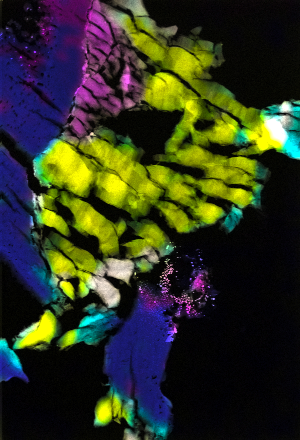
#> input picture SimpleEDSAutoencoder_Scaling_5-Hidden_3-Epochs_2000/HAADF_LatentImageRotated.tif, 300 x 440 px; its folder holds only this picture in this run
$ python MakeLRGB.py HAADF_LatentImageRotated.tif HAADF_LatentImageRotated.tif
#> lines starting #> are read from the running program, lines starting #| are printed output that depends on the picture
# Created 2015, Zack Gainsforth
import matplotlib.pyplot as plt
import numpy as np
from skimage import filters
from skimage.transform import resize
import os, sys
import warnings
with warnings.catch_warnings():
    warnings.simplefilter("ignore")
    import tifffile as tif
    # Yeah, that's stupid huh?  tifffile always returns warnings so ignore them.
import argparse

# This function combines the RGB and the luminance images to make the LRGB.
def CombineImages(lum, rgb, smooth=0, decontrasting_ratio=2):
    # Make an output image.
#> called with smooth = 1, decontrasting_ratio = 1
    q = np.copy(rgb)

    # Decontrast the RGB
    # Note the current RGB range.
    qmin = np.min(q); qmax = np.max(q); qrange=qmax-qmin; qmid=qrange/2+qmin
#> after `qmin = np.min(q)`: qmin = 0
#> after `qmax = np.max(q)`: qmax = 255
#> after `qrange = qmax - qmin`: qrange = 255
#> after `qmid = qrange / 2 + qmin`: qmid = 127.5
    # A decontrast ratio of 3 will squish the range to 1/3.
    q /= decontrasting_ratio
    # Recenter the values so they are near the midrange.
    q += qmid - qmid/decontrasting_ratio

    # If there is smoothing, then apply it.
    if smooth > 0:
        q[:,:,0] = filters.gaussian(q[:,:,0], sigma=smooth)
        q[:,:,1] = filters.gaussian(q[:,:,1], sigma=smooth)
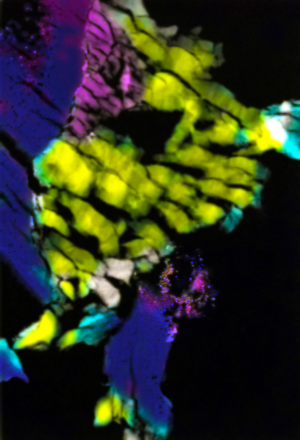
#> q: shape (440, 300, 4) float64; mean R, G, B, A 48.3, 52.8, 33.2, 255
        q[:,:,2] = filters.gaussian(q[:,:,2], sigma=smooth)

    # Combine with the luminance image.
#> (the run stopped early here; a loop or call above may not have finished)
